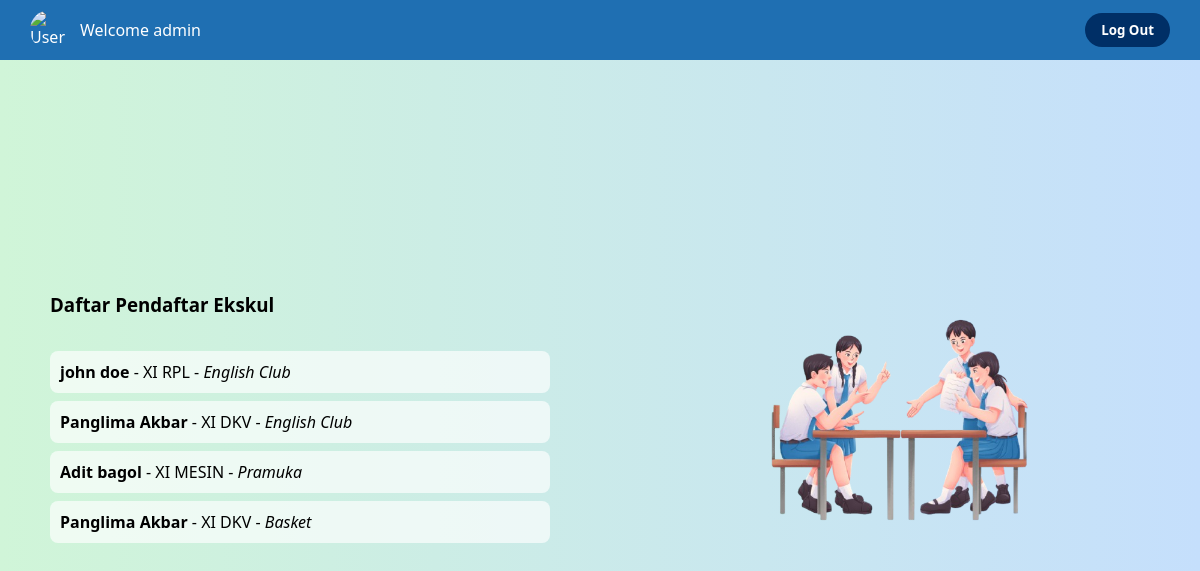
/dashboard.php (signed in), run on the app's committed database.
### tables this page shows
CREATE TABLE `pendaftaran` (
  `id` int NOT NULL,
  `user_id` int NOT NULL,
  `nama_lengkap` varchar(100) NOT NULL,
  `kelas` varchar(20) NOT NULL,
  `ekskul_id` int NOT NULL
);

CREATE TABLE `ekskul` (
  `id` int NOT NULL,
  `nama_ekskul` varchar(100) NOT NULL
);

### functions.php (called while the page is built, shortened)
<?php
function getPendaftar($conn) {
    $sql = "SELECT p.nama_lengkap, p.kelas, e.nama_ekskul FROM pendaftaran p JOIN ekskul e ON p.ekskul_id = e.id";
    $result = mysqli_query($conn, $sql);
    return mysqli_fetch_all($result, MYSQLI_ASSOC);
}
?>

### dashboard.php (the view, shortened to what this page needs)
<?php
require 'koneksi.php';
require 'functions.php';
?>
<!DOCTYPE html>
<html lang="id">
<head>
</head>
<body>
<div class="topbar">
    <div class="profile">
        <img src="img/login-img.png" alt="User">
        <span>Welcome <?= htmlspecialchars($_SESSION['user']); ?></span>
    </div>
    <form method="post" action="logout.php">
        <button class="logout-btn">Log Out</button>
    </form>
</div>
<div class="container">
    <?php if ($_SESSION['role'] == 'siswa'): ?>
    <div class="left">
        <form method="POST" action="daftar.php">
            <label>Nama Lengkap</label>
            <input type="text" name="nama" required>
            <label>Kelas</label>
            <input type="text" name="kelas" required>
            <label>Pilih Ekskul</label>
            <select name="ekskul" required>
                <option value="">-- Pilih Ekskul --</option>
                <?php
                $list = getEkskulList($conn);
                foreach ($list as $e) {
                    echo "<option value='{$e['id']}'>{$e['nama_ekskul']}</option>";
                }
                ?>
            </select>
            <input type="submit" name="daftar" value="Daftar Ekskul">
        </form>
    </div>
    <div class="right">
        <img src="img/siswa.png" alt="Ilustrasi siswa">
    </div>
    <?php else: ?>
    <div class="left">
        <h3>Daftar Pendaftar Ekskul</h3>
        <ul class="pendaftar">
            <?php
            $pendaftar = getPendaftar($conn);
            foreach ($pendaftar as $p) {
                echo "<li><strong>{$p['nama_lengkap']}</strong> - {$p['kelas']} - <em>{$p['nama_ekskul']}</em></li>";
            }
            ?>
        </ul>
    </div>
    <div class="right">
        <img src="img/siswa.png" alt="Ilustrasi siswa">
    </div>
    <?php endif; ?>
</div>
</body>
</html>

### dashboard.php (style rules this page uses)
* { font-family: 'Segoe UI', sans-serif; }
body { margin: 0; padding: 0; background: linear-gradient(to right, #d0f5d8, #c5dffc); }
.topbar { background-color: #1f6fb2; padding: 10px 30px; color: white; display: flex; align-items: center; justify-content: space-between; }
.topbar .profile { display: flex; align-items: center; gap: 10px; }
.topbar .profile img { width: 40px; height: 40px; border-radius: 50%; object-fit: cover; }
.topbar .logout-btn { background-color: #002f66; color: white; border: none; padding: 8px 16px; border-radius: 20px; cursor: pointer; font-weight: bold; }
.container { display: flex; min-height: 90vh; }
.left, .right { flex: 1; display: flex; flex-direction: column; justify-content: center; padding: 50px; }
.right img { width: 80%; max-width: 400px; margin: auto; }
ul.pendaftar { list-style: none; padding-left: 0; }
ul.pendaftar li { margin-bottom: 8px; padding: 10px; background: #ffffffaa; border-radius: 8px; }

### data on the page
pendaftaran: nama_lengkap "john doe", kelas "XI RPL", ekskul.nama_ekskul "English Club"
pendaftaran: nama_lengkap "Panglima Akbar", kelas "XI DKV", ekskul.nama_ekskul "English Club"
pendaftaran: nama_lengkap "Adit bagol", kelas "XI MESIN", ekskul.nama_ekskul "Pramuka"
pendaftaran: nama_lengkap "Panglima Akbar", kelas "XI DKV", ekskul.nama_ekskul "Basket"

### other printed values
$_SESSION['user'] "admin"
